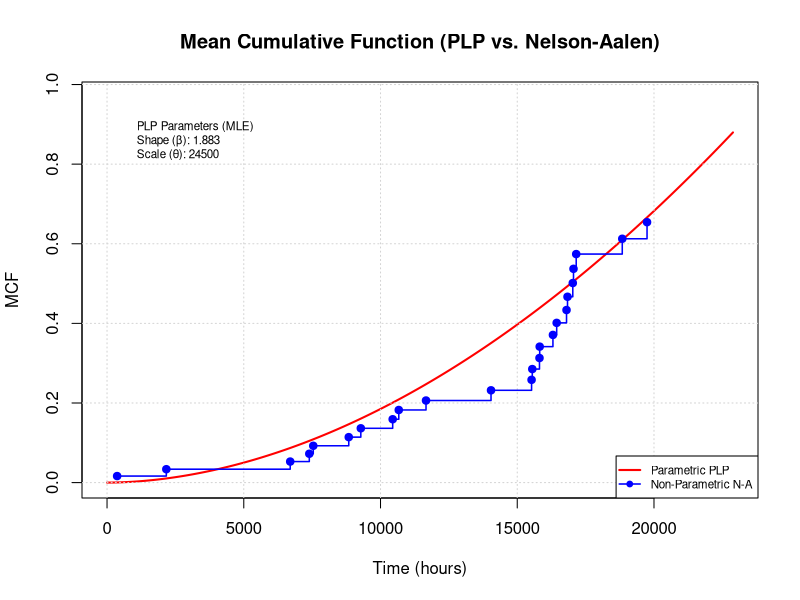
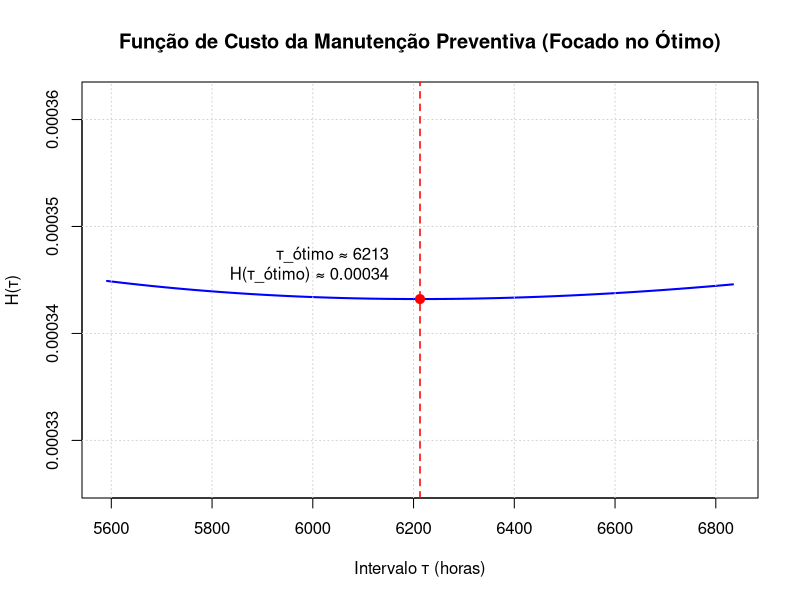

R code for these plots, in order:
## ---- chunk 1
knitr::opts_chunk$set(echo = TRUE, warning = FALSE, message = FALSE)
## ---- chunk 2
# --- 1. Criação do Dataframe (Dados Corrigidos - 61 observações) ---
Equi <- c(1, 1, 1, 2, 2, 2, 3, 3, 4, 5, 6, 7, 7, 8, 8, 9, 9, 10, 11, 12, 
          12, 12, 13, 14, 14, 14, 15, 16, 16, 17, 17, 18, 19, 20, 20, 20, 
          21, 22, 23, 23, 24, 24, 25, 26, 27, 27, 28, 28, 29, 30, 30, 31, 
          32, 33, 34, 35, 36, 37, 38, 39, 40)
Time_T_i <- c(8839, 17057, 21887, 9280, 16442, 21887, 10445, 13533, 7902, 
                 8414, 13331, 17156, 21887, 16305, 21887, 16802, 21887, 4881, 
                 16625, 7396, 7541, 19590, 2211, 15821, 19746, 19877, 1927, 
                 15813, 21886, 15524, 21886, 21440, 369, 11664, 17031, 21857, 
                 7544, 6039, 2168, 6698, 18840, 21879, 2288, 2499, 10668, 
                 16838, 15550, 21887, 1616, 14041, 20004, 21888, 21888, 21888, 
                 21888, 21888, 21888, 21888, 21888, 21888, 21888)
Event_at_T_i <- c(1, 1, 0, 1, 1, 0, 1, 0, 0, 0, 0, 1, 0, 1, 0, 1, 0, 0, 0, 1, 1, 
             0, 0, 1, 1, 0, 0, 1, 0, 1, 0, 0, 1, 1, 1, 0, 0, 0, 1, 1, 1, 
             0, 0, 0, 1, 1, 1, 0, 0, 1, 0, 0, 0, 0, 0, 0, 0, 0, 0, 0, 0)
df_plp_periods <- data.frame(Equi = Equi, T_obs = Time_T_i, Event_final = Event_at_T_i)
## ---- chunk 3
# Função de log-verossimilhança simplificada para o PLP
log_likelihood_PLP_simplified <- function(params, T_observations, final_event_status) {
  beta <- params[1]
  theta <- params[2]
  if (beta <= 1e-9 || theta <= 1e-9) return(1e10)
  log_lik_contributions <- numeric(length(T_observations))
  for (i in seq_along(T_observations)) {
    T_i <- T_observations[i]
    event_i <- final_event_status[i]
    log_rho_Ti_contrib <- 0
    if (event_i == 1) {
      log_rho_Ti_contrib <- if (T_i > 1e-9) {
        log(beta) - beta * log(theta) + (beta - 1) * log(T_i)
      } else {
        -1e10
      }
      if (!is.finite(log_rho_Ti_contrib)) log_rho_Ti_contrib <- -1e10
    }
    M_Ti_contrib <- if (T_i > 1e-9) (T_i / theta)^beta else 0
    if (!is.finite(M_Ti_contrib)) M_Ti_contrib <- 1e10
    log_lik_contributions[i] <- log_rho_Ti_contrib - M_Ti_contrib
  }
  total_log_lik <- sum(log_lik_contributions)
  if (!is.finite(total_log_lik)) return(1e10)
  return(-total_log_lik)
}
## ---- chunk 4
initial_params_plp <- c(beta = 1.99, theta = 24500)
mle_fit_plp_simp <- optim(
  par = initial_params_plp,
  fn = log_likelihood_PLP_simplified,
  T_observations = df_plp_periods$T_obs,
  final_event_status = df_plp_periods$Event_final,
  method = "L-BFGS-B",
  lower = c(0.1, 1000.0),
  upper = c(5.0, 60000.0),
  control = list(maxit = 1000, factr = 1e7)
)

beta_hat_plp_a <- mle_fit_plp_simp$par[1]
theta_hat_plp_a <- mle_fit_plp_simp$par[2]
max_log_lik_plp_a <- -mle_fit_plp_simp$value
aic_value_plp_a <- -2 * max_log_lik_plp_a + 2 * 2

beta_hat_plp_a; theta_hat_plp_a; aic_value_plp_a
## ---- chunk 5
# Cálculo da MCF Não-Paramétrica (Nelson-Aalen)
observed_failure_times_agg <- sort(unique(df_plp_periods$T_obs[df_plp_periods$Event_final == 1]))
mcf_na_values_mod <- numeric(length(observed_failure_times_agg))
current_mcf_na_mod <- 0
if (length(observed_failure_times_agg) > 0) {
  for (i in seq_along(observed_failure_times_agg)) {
    t_k <- observed_failure_times_agg[i]
    d_k <- sum(df_plp_periods$T_obs == t_k & df_plp_periods$Event_final == 1)
    r_k <- sum(df_plp_periods$T_obs >= t_k)
    if (r_k > 0) {
      current_mcf_na_mod <- current_mcf_na_mod + (d_k / r_k)
    } else if (d_k > 0) {
      current_mcf_na_mod <- current_mcf_na_mod + d_k
    }
    mcf_na_values_mod[i] <- current_mcf_na_mod
  }
}
df_mcf_na_plot <- data.frame(Time = observed_failure_times_agg, MCF_NA = mcf_na_values_mod)

# Plot da MCF Paramétrica vs Não-Paramétrica
max_time_plot <- max(df_plp_periods$T_obs, na.rm = TRUE)
tempos_plot_param <- seq(0, max_time_plot + 1000, length.out = 200)
mcf_linha_vermelha_plp <- (tempos_plot_param / theta_hat_plp_a)^beta_hat_plp_a

ylim_max_plot <- if (nrow(df_mcf_na_plot) > 0 && length(df_mcf_na_plot$MCF_NA) > 0) {
  max(c(mcf_linha_vermelha_plp, df_mcf_na_plot$MCF_NA), na.rm = TRUE) * 1.1
} else {
  max(mcf_linha_vermelha_plp, na.rm = TRUE) * 1.1
}
ylim_max_plot <- if (!is.finite(ylim_max_plot) || ylim_max_plot <= 0) max(mcf_linha_vermelha_plp, na.rm = TRUE) * 1.2 else ylim_max_plot
ylim_max_plot <- if (!is.finite(ylim_max_plot) || ylim_max_plot <= 0) 1.0 else ylim_max_plot

plot(tempos_plot_param, mcf_linha_vermelha_plp, type = "l", col = "red", lwd = 2,
     xlab = "Time (hours)", ylab = "MCF", xlim = c(0, max_time_plot + 1000), ylim = c(0, ylim_max_plot), main = "Mean Cumulative Function (PLP vs. Nelson-Aalen)")
grid()

if (nrow(df_mcf_na_plot) > 0 && nrow(df_mcf_na_plot) == length(df_mcf_na_plot$MCF_NA)) {
  lines(df_mcf_na_plot$Time, df_mcf_na_plot$MCF_NA, type = "s", col = "blue", lwd = 1.5)
  points(df_mcf_na_plot$Time, df_mcf_na_plot$MCF_NA, col = "blue", pch = 19)
}

legend_text_plp <- paste("PLP Parameters (MLE)\nShape (β):", round(beta_hat_plp_a, 3), "\nScale (θ):", round(theta_hat_plp_a, 0))
legend("topleft", legend = legend_text_plp, bty = "n", cex = 0.7, inset = c(0.05, 0.05))
legend("bottomright", legend = c("Parametric PLP", "Non-Parametric N-A"), col = c("red", "blue"), lty = 1, pch = c(NA, 19), lwd = c(2, 1.5), cex = 0.7)
## ---- chunk 6
CPM <- 1  # Custo de PM
CMR <- 15 # Custo de MR
if (beta_hat_plp_a <= 1) {
  tau_otimo <- NA
} else {
  termo_custo <- CPM / ((beta_hat_plp_a - 1) * CMR)
  tau_otimo <- theta_hat_plp_a * termo_custo^(1 / beta_hat_plp_a)
}
tau_otimo; tau_otimo / 24
## ---- chunk 7
plot_custo_H_tau_focado <- function(beta, theta, cpm_val, cmr_val, tau_otimo_calc) {
  range_offset <- tau_otimo_calc * 0.10
  if (range_offset < 200) range_offset <- 200
  tau_min_plot <- max(100, tau_otimo_calc - range_offset)
  tau_max_plot <- tau_otimo_calc + range_offset
  taus <- seq(tau_min_plot, tau_max_plot, length.out = 200)
  H_tau_values <- numeric(length(taus))
  for (i in seq_along(taus)) {
    tau_i <- taus[i]
    m_tau_i <- (tau_i / theta)^beta
    H_tau_values[i] <- (1 / tau_i) * (cpm_val + cmr_val * m_tau_i)
  }
  valid_indices <- is.finite(H_tau_values)
  min_H_val <- min(H_tau_values[valid_indices], na.rm = TRUE)
  max_H_val <- max(H_tau_values[valid_indices], na.rm = TRUE)
  y_range_padding <- (max_H_val - min_H_val) * 0.1
  if (y_range_padding < 1e-6) y_range_padding <- min_H_val * 0.05
  if (y_range_padding == 0 && min_H_val == 0) y_range_padding <- 1e-5
  ylim_focado <- c(max(0, min_H_val - y_range_padding), max_H_val + y_range_padding)
  if (ylim_focado[1] >= ylim_focado[2]) ylim_focado[1] <- ylim_focado[2] * 0.9
  plot(taus[valid_indices], H_tau_values[valid_indices], type = "l", col = "blue", lwd = 2,
       xlab = "Intervalo τ (horas)", ylab = "H(τ)", main = "Função de Custo da Manutenção Preventiva (Focado no Ótimo)", ylim = ylim_focado)
  grid()
  if (!is.na(tau_otimo_calc) && tau_otimo_calc > 0 && is.finite(tau_otimo_calc)) {
    m_tau_opt <- (tau_otimo_calc / theta)^beta
    H_tau_opt <- (1 / tau_otimo_calc) * (cpm_val + cmr_val * m_tau_opt)
    abline(v = tau_otimo_calc, col = "red", lty = 2, lwd = 1.5)
    points(tau_otimo_calc, H_tau_opt, col = "red", pch = 19, cex = 1.2)
    text_label <- paste0("τ_ótimo ≈ ", round(tau_otimo_calc, 0), "\nH(τ_ótimo) ≈ ", round(H_tau_opt, 5))
    text_x <- if (tau_otimo_calc < mean(range(taus[valid_indices]))) tau_otimo_calc + 0.05 * diff(range(taus[valid_indices])) else tau_otimo_calc - 0.05 * diff(range(taus[valid_indices]))
    text_y <- H_tau_opt + 0.05 * diff(ylim_focado)
    adj <- if (tau_otimo_calc < mean(range(taus[valid_indices]))) c(0, 0) else c(1, 0)
    text(text_x, text_y, labels = text_label, adj = adj)
  }
}
plot_custo_H_tau_focado(beta = beta_hat_plp_a, theta = theta_hat_plp_a, cpm_val = CPM, cmr_val = CMR, tau_otimo_calc = tau_otimo)
